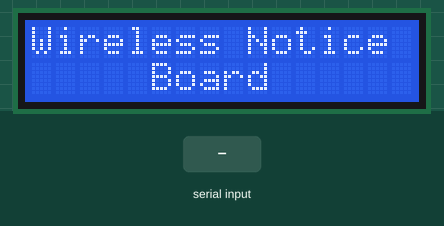
Recording of a sketch running on a simulated Arduino Uno, built with avr-gcc and run on an emulated ATmega328P. Shown: 16×2 character LCD. The test bench sets the inputs (shaded band). What the sketch prints to the serial monitor is not drawn.

Above: at 0.1 s.
At 3.2 s:
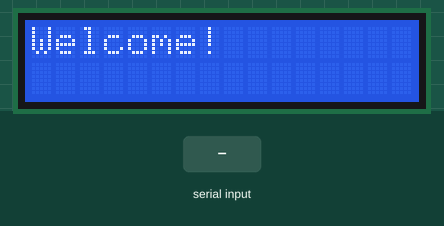
4.8 s: "1" received over the second serial link
At 17.5 s:
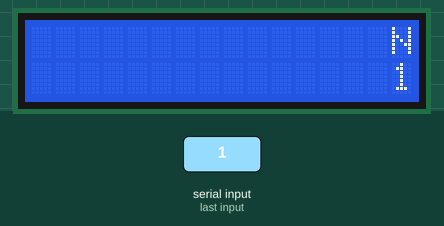
Timing chart, 0 to 19.0 s (numbered marks = the images above; inputs shaded):
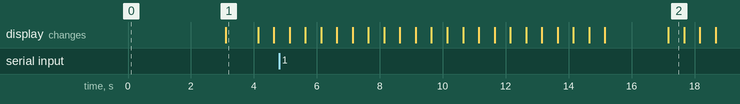

The sketch:

Wireless_Notice_Board.ino
```cpp
#include <Wire.h>
#include <LCD_I2C.h>
#include <SoftwareSerial.h>

LCD_I2C lcd (0x27);
SoftwareSerial mySerial (2, 3);   //(RX, TX);

String val = "No Data";
String oldval;
String newval = "No Data";
int i = 0;

void setup()
{
  // put your setup code here, to run once:
  lcd.begin();
  lcd.backlight();
  mySerial.begin(9600);
  Serial.begin(9600);
  lcd.setCursor(0, 0);
  lcd.print("Wireless Notice");
  lcd.setCursor(0, 1);
  lcd.print("     Board     ");
  delay(3000);
  lcd.clear();
  lcd.print("Welcome!");
}

void loop()
{
  val = mySerial.readString();
  val.trim();
  Serial.println(val);
  if(val != oldval)
  {
    newval = val;
  }
  lcd.clear();
  lcd.setCursor(i, 0);
  lcd.print(newval);
  i++;
  if(i >= 15)
  {
    i = 0;
  }
  val = oldval;
Serial.println(val);
lcd.clear();
lcd.setCursor(16,1);
lcd.print(newval);
lcd.setCursor(16,0);
lcd.print("Notice:");
for(int counter=0; counter<24; counter++)
{
  lcd.scrollDisplayLeft();
  delay(500);
}
}
```

Measured:
- after the input at 4.8 s, the display: first differs from a run without the input after 12.4 s (image 2)
- what the display in image 1 shows lasts 1.0 s, from 3.1 s to 4.1 s
- what the display in image 2 shows lasts 0.5 s, from 17.2 s to 17.7 s
